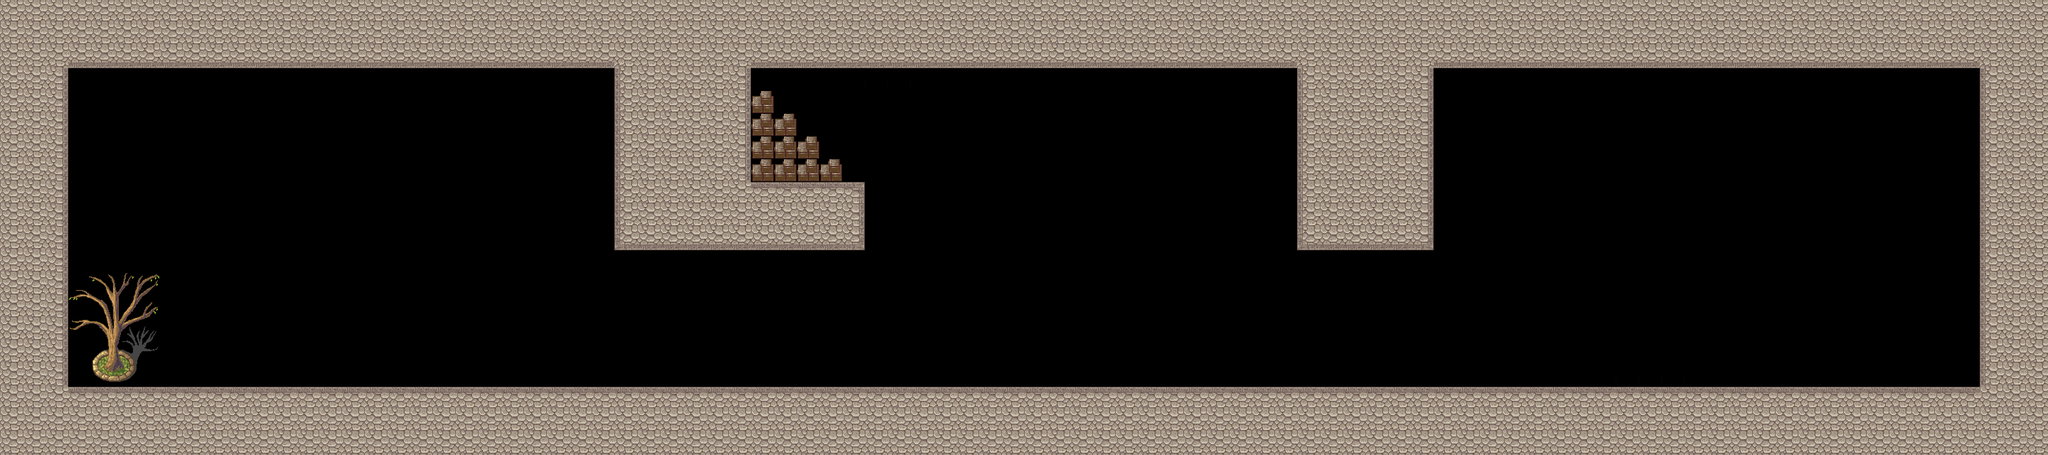

A 2D game scene composited from a Tiled map and its tileset images. What follows is a short description and the map's XML, with every tile layer's data as written:
An orthogonal 90x20 tile map with 32x32 px tiles, 1 tile layer (图块层 1).

<map version="1.10" tiledversion="1.10.0" orientation="orthogonal" renderorder="right-down" width="90" height="20" tilewidth="32" tileheight="32" infinite="0" nextlayerid="2" nextobjectid="1">
 <tileset firstgid="1" source="tile2map32.tsx" />
 <layer id="1" name="图块层 1" width="90" height="20">
  <data encoding="csv">
518,518,518,518,518,518,518,518,518,518,518,518,518,518,518,518,518,518,518,518,518,518,518,518,518,518,518,518,518,518,518,518,518,518,518,518,518,518,518,518,518,518,518,518,518,518,518,518,518,518,518,518,518,518,518,518,518,518,518,518,518,518,518,518,518,518,518,518,518,518,518,518,518,518,518,518,518,518,518,518,518,518,518,518,518,518,518,518,518,518,
518,518,518,518,518,518,518,518,518,518,518,518,518,518,518,518,518,518,518,518,518,518,518,518,518,518,518,518,518,518,518,518,518,518,518,518,518,518,518,518,518,518,518,518,518,518,518,518,518,518,518,518,518,518,518,518,518,518,518,518,518,518,518,518,518,518,518,518,518,518,518,518,518,518,518,518,518,518,518,518,518,518,518,518,518,518,518,518,518,518,
518,518,518,522,522,522,522,522,522,522,522,522,522,522,522,522,522,522,522,522,522,522,522,522,522,522,522,518,518,518,518,518,518,522,522,522,522,522,522,522,522,522,522,522,522,522,522,522,522,522,522,522,522,522,522,522,522,518,518,518,518,518,518,522,522,522,522,522,522,522,522,522,522,522,522,522,522,522,522,522,522,522,522,522,522,522,522,518,518,518,
518,518,519,0,0,0,0,0,0,0,0,0,0,0,0,0,0,0,0,0,0,0,0,0,0,0,0,517,518,518,518,518,519,0,0,0,0,0,540,540,540,0,0,0,0,0,0,0,0,0,0,0,0,0,0,0,0,517,518,518,518,518,519,0,0,0,0,0,0,0,0,0,0,0,0,0,0,0,0,0,0,0,0,0,0,0,0,517,518,518,
518,518,519,0,0,0,0,0,0,0,0,0,0,0,0,0,0,0,0,0,0,0,0,0,0,0,0,517,518,518,518,518,519,536,0,0,0,0,0,0,0,0,0,0,0,0,0,0,0,0,0,0,0,0,0,0,0,517,518,518,518,518,519,0,0,0,0,0,0,0,0,0,0,0,0,0,0,0,0,0,0,0,0,0,0,0,0,517,518,518,
518,518,519,0,0,0,0,0,0,0,0,0,0,0,0,0,0,0,0,0,0,0,0,0,0,0,0,517,518,518,518,518,519,536,536,0,0,0,0,0,0,0,0,0,0,0,0,0,0,0,0,0,0,0,0,0,0,517,518,518,518,518,519,0,0,0,0,0,0,0,0,0,0,0,0,0,0,0,0,0,0,0,0,0,0,0,0,517,518,518,
518,518,519,0,0,0,0,0,0,0,0,0,0,0,0,0,0,0,0,0,0,0,0,0,0,0,0,517,518,518,518,518,519,536,536,536,0,0,0,0,0,0,0,0,0,0,0,0,0,0,0,0,0,0,0,0,0,517,518,518,518,518,519,0,0,0,0,0,0,0,0,0,0,0,0,0,0,0,0,0,0,0,0,0,0,0,0,517,518,518,
518,518,519,0,0,0,0,0,0,0,0,0,0,0,0,0,0,0,0,0,0,0,0,0,0,0,0,517,518,518,518,518,519,536,536,536,536,0,0,0,0,0,0,0,0,0,0,0,0,0,0,0,0,0,0,0,0,517,518,518,518,518,519,0,0,0,0,0,0,0,0,0,0,0,0,0,0,0,0,0,0,0,0,0,0,0,0,517,518,518,
518,518,519,0,0,0,0,0,0,0,0,0,0,0,0,0,0,0,0,0,0,0,0,0,0,0,0,517,518,518,518,518,518,514,514,514,514,515,0,0,0,0,0,0,0,0,0,0,0,0,0,0,0,0,0,0,0,517,518,518,518,518,519,0,0,0,0,0,0,0,0,0,0,0,0,0,0,0,0,0,0,0,0,0,0,0,0,517,518,518,
518,518,519,0,0,0,0,0,0,0,0,0,0,0,0,0,0,0,0,0,0,0,0,0,0,0,0,517,518,518,518,518,518,518,518,518,518,519,0,0,0,0,0,0,0,0,0,0,0,0,0,0,0,0,0,0,0,517,518,518,518,518,519,0,0,0,0,0,0,0,0,0,0,0,0,0,0,0,0,0,0,0,0,0,0,0,0,517,518,518,
518,518,519,0,0,0,0,0,0,0,0,0,0,0,0,0,0,0,0,0,0,0,0,0,0,0,0,521,522,522,522,522,522,522,522,522,522,523,0,0,0,0,0,0,0,0,0,0,0,0,0,0,0,0,0,0,0,521,522,522,522,522,523,0,0,0,0,0,0,0,0,0,0,0,0,0,0,0,0,0,0,0,0,0,0,0,0,517,518,518,
518,518,519,0,0,0,0,0,0,0,0,0,0,0,0,0,0,0,0,0,0,0,0,0,0,0,0,0,0,0,0,0,0,0,0,0,0,0,0,0,0,0,0,0,0,0,0,0,0,0,0,0,0,0,0,0,0,0,0,0,0,0,0,0,0,0,0,0,0,0,0,0,0,0,0,0,0,0,0,0,0,0,0,0,0,0,0,517,518,518,
518,518,519,541,542,543,544,0,0,0,0,0,0,0,0,0,0,0,0,0,0,0,0,0,0,0,0,0,0,0,0,0,0,0,0,0,0,0,0,0,0,0,0,0,0,0,0,0,0,0,0,0,0,0,0,0,0,0,0,0,0,0,0,0,0,0,0,0,0,0,0,0,0,0,0,0,0,0,0,0,0,0,0,0,0,0,0,517,518,518,
518,518,519,545,546,547,548,0,0,0,0,0,0,0,0,0,0,0,0,0,0,0,0,0,0,0,0,0,0,0,0,0,0,0,0,0,0,0,0,0,0,0,0,0,0,0,0,0,0,0,0,0,0,0,0,0,0,0,0,0,0,0,0,0,0,0,0,0,0,0,0,0,0,0,0,0,0,0,0,0,0,0,0,0,0,0,0,517,518,518,
518,518,519,549,550,551,552,0,0,0,0,0,0,0,0,0,0,0,0,0,0,0,0,0,0,0,0,0,0,0,0,0,0,0,0,0,0,0,0,0,0,0,0,0,0,0,0,0,0,0,0,0,0,0,0,0,0,0,0,0,0,0,0,0,0,0,0,0,0,0,0,0,0,0,0,0,0,0,0,0,0,0,0,0,0,0,0,517,518,518,
518,518,519,0,554,555,556,0,0,0,0,0,0,0,0,0,0,0,0,0,0,0,0,0,0,0,0,0,0,0,0,0,0,0,0,0,0,0,0,0,0,0,0,0,0,0,0,0,0,0,0,0,0,0,0,0,0,0,0,0,0,0,0,0,0,0,0,0,0,0,0,0,0,0,0,0,0,0,0,0,0,0,0,0,0,0,0,517,518,518,
518,518,519,0,558,559,0,0,0,0,0,0,0,0,0,0,0,0,0,0,0,0,0,0,0,0,0,0,0,0,0,0,0,0,0,0,0,0,0,0,0,0,0,0,0,0,0,0,0,0,0,0,0,0,0,0,0,0,0,0,0,0,0,0,0,0,0,0,0,0,0,540,540,540,540,0,0,0,0,0,0,0,0,0,0,0,0,517,518,518,
518,518,518,514,514,514,514,514,514,514,514,514,514,514,514,514,514,514,514,514,514,514,514,514,514,514,514,514,514,514,514,514,514,514,514,514,514,514,514,514,514,514,514,514,514,514,514,514,514,514,514,514,514,514,514,514,514,514,514,514,514,514,514,514,514,514,514,514,514,514,514,514,514,514,514,514,514,514,514,514,514,514,514,514,514,514,514,518,518,518,
518,518,518,518,518,518,518,518,518,518,518,518,518,518,518,518,518,518,518,518,518,518,518,518,518,518,518,518,518,518,518,518,518,518,518,518,518,518,518,518,518,518,518,518,518,518,518,518,518,518,518,518,518,518,518,518,518,518,518,518,518,518,518,518,518,518,518,518,518,518,518,518,518,518,518,518,518,518,518,518,518,518,518,518,518,518,518,518,518,518,
518,518,518,518,518,518,518,518,518,518,518,518,518,518,518,518,518,518,518,518,518,518,518,518,518,518,518,518,518,518,518,518,518,518,518,518,518,518,518,518,518,518,518,518,518,518,518,518,518,518,518,518,518,518,518,518,518,518,518,518,518,518,518,518,518,518,518,518,518,518,518,518,518,518,518,518,518,518,518,518,518,518,518,518,518,518,518,518,518,518
</data>
 </layer>
</map>
